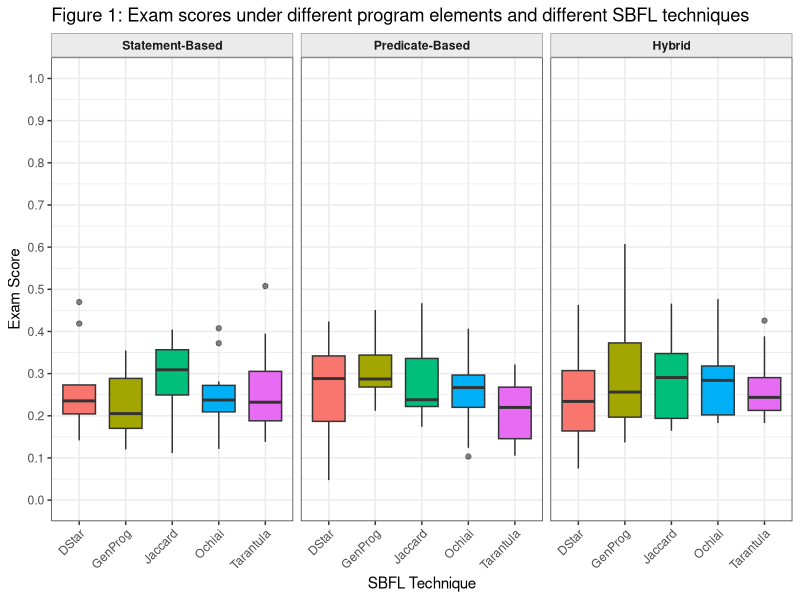
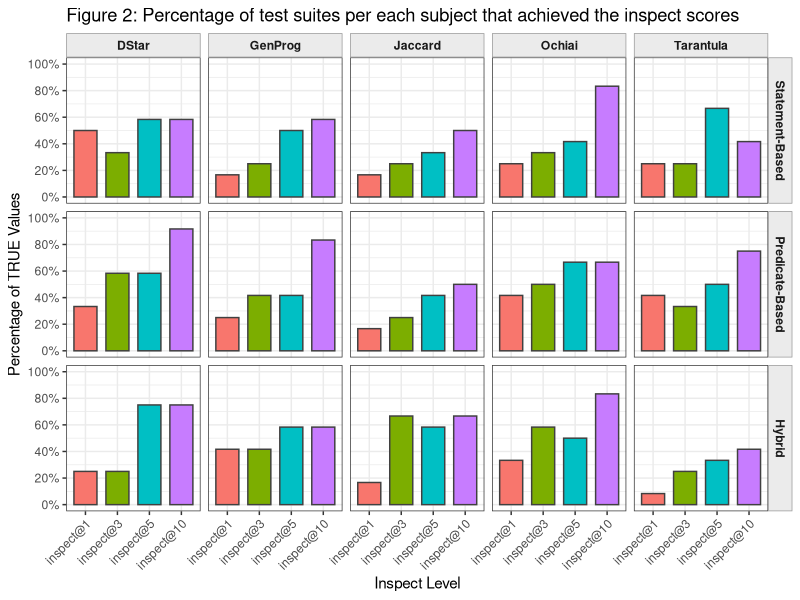

Write the R code that produced these figures, in order.
# Spectrum-Based Fault Localization (SBFL) visualization script
#
# This script is immediately runnable:
# 1) It generates synthetic data matching the requested CSV schema.
# 2) It builds Figure 1 (exam-score boxplots) and Figure 2 (inspect-score percentages).
# 3) It uses ggplot2 for all visualizations.

library(ggplot2)

# -----------------------------------------------------------------------------
# 1. Synthetic data generation
# -----------------------------------------------------------------------------

set.seed(123)

algorithm_levels <- c("DStar", "GenProg", "Jaccard", "Ochiai", "Tarantula")
approach_levels <- c("Statement-Based", "Predicate-Based", "Hybrid")
program_ids <- sprintf("P%02d", 1:12)

# Create a compact dummy data set with the exact requested schema.
# Each row represents one program subject evaluated with one SBFL technique
# under one program-element approach.
dummy_data <- expand.grid(
  Program = program_ids,
  Algorithm = algorithm_levels,
  Approach = approach_levels,
  KEEP.OUT.ATTRS = FALSE,
  stringsAsFactors = FALSE
)

n_rows <- nrow(dummy_data)

# Generate exam scores on [0, 1], with small technique/approach effects so
# the boxplots have visible structure.
algo_effect <- c(
  DStar = 0.18,
  GenProg = 0.30,
  Jaccard = 0.24,
  Ochiai = 0.28,
  Tarantula = 0.20
)
approach_effect <- c(
  "Statement-Based" = 0.10,
  "Predicate-Based" = 0.16,
  Hybrid = 0.22
)

exam_score_raw <- rbeta(n_rows, shape1 = 2.2, shape2 = 4.8)
dummy_data$Exam_Score <- pmin(
  1,
  pmax(
    0,
    0.55 * exam_score_raw +
      0.25 * unname(algo_effect[dummy_data$Algorithm]) +
      0.20 * unname(approach_effect[dummy_data$Approach]) +
      rnorm(n_rows, mean = 0, sd = 0.03)
  )
)

# Generate inspect booleans. Higher inspect thresholds should usually be easier
# to satisfy, so the TRUE probability increases with the inspect level.
base_inspect_probability <- 0.18 +
  0.10 * (dummy_data$Algorithm %in% c("Ochiai", "DStar")) +
  0.08 * (dummy_data$Approach == "Predicate-Based") +
  0.12 * (dummy_data$Approach == "Hybrid")

prob_1 <- pmin(0.95, base_inspect_probability)
prob_3 <- pmin(0.97, base_inspect_probability + 0.12)
prob_5 <- pmin(0.99, base_inspect_probability + 0.22)
prob_10 <- pmin(1.00, base_inspect_probability + 0.35)

dummy_data$Inspect_1 <- runif(n_rows) < prob_1
dummy_data$Inspect_3 <- runif(n_rows) < prob_3
dummy_data$Inspect_5 <- runif(n_rows) < prob_5
dummy_data$Inspect_10 <- runif(n_rows) < prob_10

# Enforce the requested ordering as factors.
dummy_data$Algorithm <- factor(dummy_data$Algorithm, levels = algorithm_levels)
dummy_data$Approach <- factor(dummy_data$Approach, levels = approach_levels)
dummy_data$Program <- factor(dummy_data$Program, levels = program_ids)

# Optional: write the synthetic data to CSV so the script mirrors the expected
# input format and can be adapted easily for real results.
write.csv(dummy_data, "sbfl_results.csv", row.names = FALSE)

# -----------------------------------------------------------------------------
# 2. Figure 1: Exam-score boxplots
# -----------------------------------------------------------------------------

figure1 <- ggplot(dummy_data, aes(x = Algorithm, y = Exam_Score, fill = Algorithm)) +
  geom_boxplot(outlier.alpha = 0.6, width = 0.7) +
  facet_wrap(~ Approach, nrow = 1) +
  scale_x_discrete(limits = algorithm_levels) +
  scale_y_continuous(limits = c(0, 1), breaks = seq(0, 1, by = 0.1)) +
  labs(
    title = "Figure 1: Exam scores under different program elements and different SBFL techniques",
    x = "SBFL Technique",
    y = "Exam Score"
  ) +
  theme_bw() +
  theme(
    axis.text.x = element_text(angle = 45, hjust = 1, vjust = 1),
    legend.position = "none",
    strip.background = element_rect(fill = "grey92", colour = "grey60"),
    strip.text = element_text(face = "bold")
  )

print(figure1)

# -----------------------------------------------------------------------------
# 3. Figure 2: Inspect-score percentage bar charts
# -----------------------------------------------------------------------------

# Convert the wide TRUE/FALSE inspect columns into long form using base R.
inspect_levels <- c("Inspect_1", "Inspect_3", "Inspect_5", "Inspect_10")
inspect_labels <- c(
  Inspect_1 = "inspect@1",
  Inspect_3 = "inspect@3",
  Inspect_5 = "inspect@5",
  Inspect_10 = "inspect@10"
)

inspect_long <- do.call(
  rbind,
  lapply(inspect_levels, function(column_name) {
    data.frame(
      Program = dummy_data$Program,
      Algorithm = dummy_data$Algorithm,
      Approach = dummy_data$Approach,
      Inspect_Level = factor(inspect_labels[[column_name]], levels = unname(inspect_labels)),
      Is_True = as.integer(dummy_data[[column_name]]),
      stringsAsFactors = FALSE
    )
  })
)

# Aggregate to percentage of TRUE values by Algorithm, Approach, and Inspect level.
inspect_summary <- aggregate(
  Is_True ~ Algorithm + Approach + Inspect_Level,
  data = inspect_long,
  FUN = mean
)
inspect_summary$Percentage <- 100 * inspect_summary$Is_True
inspect_summary$Algorithm <- factor(inspect_summary$Algorithm, levels = algorithm_levels)
inspect_summary$Approach <- factor(inspect_summary$Approach, levels = approach_levels)
inspect_summary$Inspect_Level <- factor(inspect_summary$Inspect_Level, levels = unname(inspect_labels))

figure2 <- ggplot(inspect_summary, aes(x = Inspect_Level, y = Percentage, fill = Inspect_Level)) +
  geom_col(width = 0.72, colour = "grey25") +
  facet_grid(Approach ~ Algorithm) +
  scale_x_discrete(drop = FALSE) +
  scale_y_continuous(
    limits = c(0, 100),
    breaks = seq(0, 100, by = 20),
    labels = function(x) paste0(x, "%")
  ) +
  labs(
    title = "Figure 2: Percentage of test suites per each subject that achieved the inspect scores",
    x = "Inspect Level",
    y = "Percentage of TRUE Values"
  ) +
  theme_bw() +
  theme(
    axis.text.x = element_text(angle = 45, hjust = 1, vjust = 1),
    legend.position = "none",
    strip.background = element_rect(fill = "grey92", colour = "grey60"),
    strip.text = element_text(face = "bold")
  )

print(figure2)

# -----------------------------------------------------------------------------
# End of script
# -----------------------------------------------------------------------------
